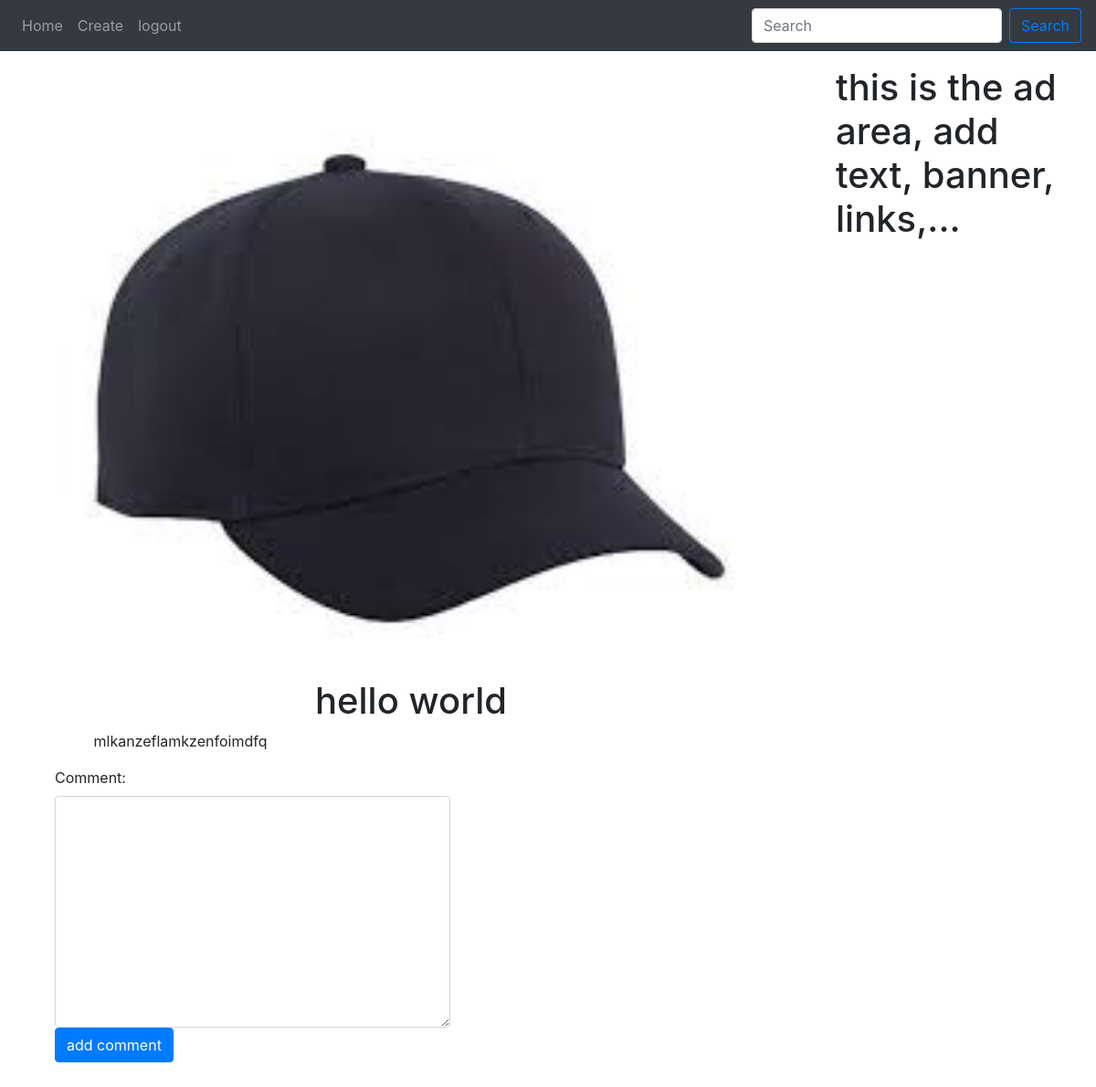
The app's page /post/hello-world (signed in) with its own data.
### myblog/models.py (models this page shows, shortened)
class Blog(models.Model):
    title           = models.CharField(max_length=100, unique=True)
    slug            = models.SlugField(blank=True)
    content         = models.TextField()
    publish_date    = models.DateTimeField(auto_now_add=True)
    thumbnail       = models.ImageField(upload_to=image_path)
    number_of_reads = models.IntegerField(default=0)
    author          = models.ForeignKey(User, on_delete=models.CASCADE)
    objects = models.Manager()

### myblog/views.py (the view)
# urls.py: path('post/<slug:slug>', login_required(views.detail_view, login_url='accounts:login'), name="detail"),
def detail_view(request, slug):
    blog = get_object_or_404(Blog, slug=slug)
    if request.method=='POST':
        form = AddComment(request.POST)
        if form.is_valid():
            button = form.data.get('reply')
            if button is None:
                blog.comment_set.create(
                    user = request.user,
                    text = form.cleaned_data['comment']
                )
                return redirect('myblog:detail', slug=slug)
            else:
                comment_id = form.data.get('reply')
                comment = Comment.objects.get(pk=comment_id)
                comment.replies.create(
                    blog=comment.blog,
                    text=form.cleaned_data['comment'],
                    user=request.user
                )
                return redirect('myblog:detail', slug=slug)
    else:
        form = AddComment()
        context = {
            'form': form,
            'object': blog
        }
        return render(request, 'myblog/detail.html', context)

### myblog/forms.py
class AddComment(forms.Form):
    comment = forms.CharField(
        widget=forms.Textarea(
            attrs={
                'class': 'form-control'
            }
        )
    )

### myblog/templates/myblog/detail.html (shortened to what this page needs)
{% extends 'base.html' %}
{% block content %}
    <div class="container-fluid">
        <div class="row">
            <div class="col-9 mr-auto  mt-5">
                <img src=" {{object.thumbnail.url}} " alt="image doesn't exist" style="width: 100%;">
                <h1 class="mx-auto" style="text-align: center;">
                    {{object.title}}
                </h1>
                <p class="col-10 mx-auto ">
                    {{object.content}}
                </p>
            </div>
            <div class="col-3">
                <h1>this is the ad area, add text, banner, links,...</h1>
            </div>
        </div>
    </div>
    <div class="container">
        <form method="POST" class="col-5 mb-5">
            {{form}}
            <button type="submit" class="btn btn-primary"> add comment </button>
        </form>
        </div>
{% endblock %}

### records on screen
Blog: thumbnail (picture), title "hello world", content "mlkanzeflamkzenfoimdfq"
